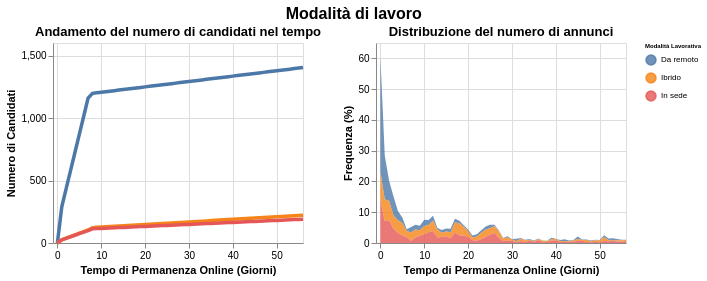

Here is the Vega-Lite specification saved for this chart:
### Vega-Lite specification from a JSON file in a GitHub repository (floating-point values rounded to 4 significant figures; data arrays with more than 128 entries replaced by an {"elided": "..."} marker saying what was removed)
{"$schema": "https://vega.github.io/schema/vega-lite/v5.17.0.json", "config": {"view": {"continuousHeight": 300, "continuousWidth": 300}}, "datasets": {"data-22c6b50375f5cb4e161eeac9c1939d2a": {"elided": "171 records"}, "data-75c7ceb4ca3d5077293c34fdf855ed71": {"elided": "171 records"}}, "hconcat": [{"data": {"name": "data-22c6b50375f5cb4e161eeac9c1939d2a"}, "encoding": {"color": {"field": "Tipo", "type": "nominal"}, "x": {"axis": {"title": "Tempo di Permanenza Online (Giorni)"}, "field": "Giorni", "scale": {"domain": [-1, 56]}, "type": "quantitative"}, "y": {"axis": {"title": "Numero di Candidati"}, "field": "Crescita", "type": "quantitative"}}, "height": 200, "mark": {"size": 3.5, "type": "line"}, "title": "Andamento del numero di candidati nel tempo", "transform": [{"filter": {"param": "param_7"}}], "width": 250}, {"data": {"name": "data-75c7ceb4ca3d5077293c34fdf855ed71"}, "encoding": {"color": {"field": "Tipo", "legend": {"labelFontSize": 8, "symbolSize": 100, "title": "Modalità Lavorativa", "titleFontSize": 6}, "type": "nominal"}, "x": {"axis": {"title": "Tempo di Permanenza Online (Giorni)"}, "field": "Giorni", "scale": {"domain": [-1, 56]}, "type": "quantitative"}, "y": {"axis": {"title": "Frequenza (%)"}, "field": "Frequenza", "type": "quantitative"}}, "height": 200, "mark": {"opacity": 0.8, "type": "area"}, "name": "view_7", "title": "Distribuzione del numero di annunci", "width": 250}], "params": [{"name": "param_7", "select": {"encodings": ["x"], "type": "interval"}, "views": ["view_7"]}], "resolve": {"scale": {"y": "independent"}}, "title": {"anchor": "middle", "fontSize": 16, "text": "Modalità di lavoro"}}
